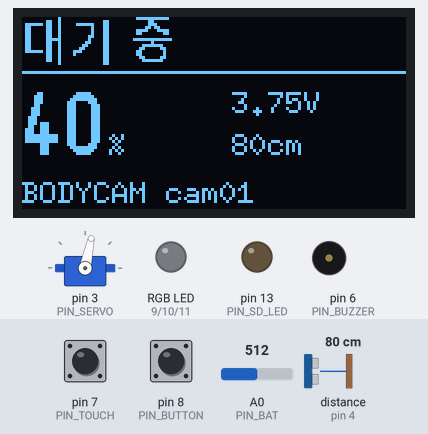
A sketch run on a simulated Arduino Uno, built with avr-gcc and run on an emulated ATmega328P. On the bench: 128×64 one-colour display, servo, an RGB LED mixed from three pins (HIGH = lit), output pins drawn as LEDs (lit = HIGH), buzzer (waves = sounding). Wiring (inferred from the names in the program): ultrasonic range finder: trigger pin 5; echo pin 4. Inputs (shaded band) come from the test bench; at power-on: pin 7 (PIN_TOUCH) LOW, pin 8 (PIN_BUTTON) LOW, A0 (PIN_BAT) = 512, distance to the obstacle (sensor on pin 4) 80 cm. The echo pulse lasts 58.3 µs per cm; pins used as bus, display or sensor lines are not drawn; what the sketch prints to the serial monitor is not drawn.

Above: at 1.27 s.
1.6 s: pin 7 (PIN_TOUCH) pulled HIGH for 0.45 s
At 2.41 s:
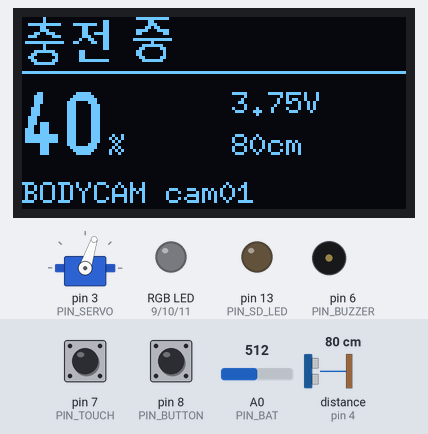
5.0 s: pin 7 (PIN_TOUCH) pulled HIGH for 1 s
At 5.82 s:
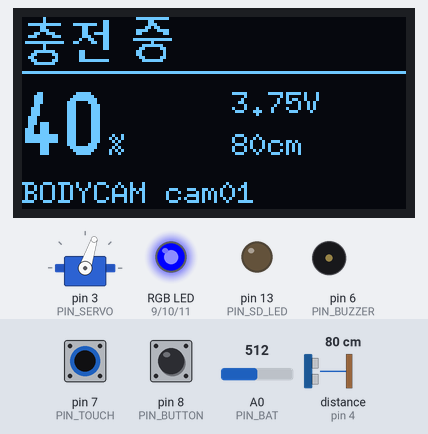
9.0 s: pin 8 (PIN_BUTTON) pulled HIGH for 0.45 s
At 10.1 s:
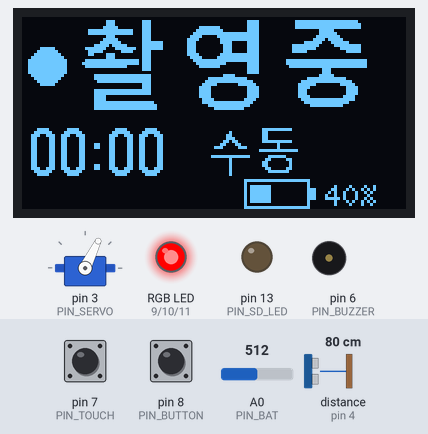
14.7 s: pin 8 (PIN_BUTTON) pulled HIGH for 0.45 s
At 15.25 s:
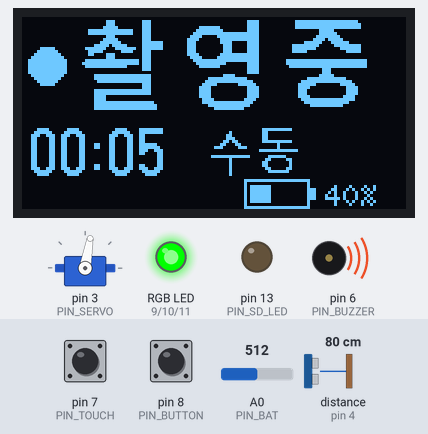
Timing chart, 0 to 17.7 s (numbered marks = the images above; inputs shaded):
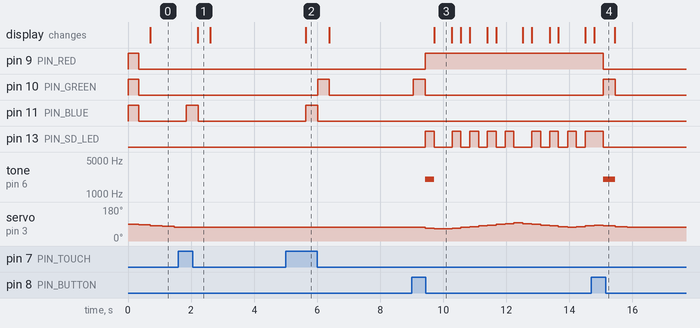

Measured:
- after the input at 1.6 s, pin 11 (PIN_BLUE): LOW → HIGH after 0.24 s, → LOW 0.39 s later; the display: changes after 0.61 s (image 1)
- after the input at 5.0 s, pin 11 (PIN_BLUE): LOW → HIGH after 0.64 s, → LOW 0.38 s later; the display: changes after 0.63 s (image 2)
- after the input at 9.0 s, pin 9 (PIN_RED): LOW → HIGH after 0.43 s; pin 10 (PIN_GREEN): goes on until 9.4 s, then stays LOW
- after the input at 14.7 s, pin 9 (PIN_RED): HIGH → LOW after 0.37 s; pin 10 (PIN_GREEN): LOW → HIGH after 0.37 s, → LOW 0.39 s later; pin 13 (PIN_SD_LED): goes on until 15.1 s, then stays LOW; tone on pin 6 (PIN_BUZZER): silent → 2000 Hz after 0.37 s, → silent 0.39 s later
- what the display in image 3 shows lasts 0.6 s, from 9.7 s to 10.3 s

The sketch:

mini_bodycam_v3.ino
```cpp
/*
  미니 바디캠 v3 (코딩어레이 키트 연습용)

  v3 추가: OLED 화면에 "촬영중", 녹화 시간, 배터리, 거리 표시
  - 라이브러리 매니저에서 "U8g2" (olikraus) 설치 필요
  - OLED는 A4(SDA), A5(SCL)를 쓰므로 써미스터(A4), 불꽃 센서(A5)의 DIP 스위치는 OFF
  - 같은 폴더에 hangul.h 파일이 있어야 합니다

  v1 기능: 버튼 녹화, 상태 LED, 부저 알림, 배터리(슬라이드), 충전(터치)
  v2 추가:
  - 초음파 센서: 사람이 30cm 안으로 1초 이상 다가오면 자동으로 녹화 시작,
                 멀어진 뒤 10초가 지나면 자동 종료 (실제 바디캠의 "자동 녹화 트리거" 개념)
                 버튼으로 시작한 녹화는 버튼으로만 끈다
  - 서보모터: 평상시에는 배터리 게이지 바늘 (0도 = 0%, 180도 = 100%)
              녹화 중에는 좌우로 천천히 회전 (카메라 회전대 흉내)

  [핀]
  버튼 D8, 터치 D7, 부저 D6, RGB D9 D10 D11, Red LED D13, 슬라이드 A0
  초음파 Trig D5 (보내기), Echo D4 (받기)
  서보 D3
*/

#include <Servo.h>
#include <U8g2lib.h>
#include <Wire.h>
#include "hangul.h"

// ---- OLED 화면 ----
// 화면이 안 나오거나 글자가 옆으로 2칸 밀려 보이면 아래 줄 대신 SH1106 줄을 쓰세요
U8G2_SSD1306_128X64_NONAME_1_HW_I2C oled(U8G2_R0, U8X8_PIN_NONE);
// U8G2_SH1106_128X64_NONAME_1_HW_I2C oled(U8G2_R0, U8X8_PIN_NONE);
// 화면이 거꾸로 보이면 U8G2_R0 을 U8G2_R2 로 바꾸세요

// ---- 핀 번호 ----
const int PIN_BUTTON = 8;
const int PIN_TOUCH  = 7;
const int PIN_BUZZER = 6;
const int PIN_RED    = 9;
const int PIN_GREEN  = 10;
const int PIN_BLUE   = 11;
const int PIN_SD_LED = 13;
const int PIN_BAT    = A0;
const int PIN_SERVO  = 3;
const int PIN_TRIG   = 5;          // 초음파 보내기
const int PIN_ECHO   = 4;          // 초음파 받기

// ---- 설정 ----
const int LOW_BATTERY    = 15;     // %
const int APPROACH_CM    = 30;     // 이 거리 안으로 오면 "다가옴"
const unsigned long APPROACH_MS = 1000;   // 이만큼 머물러야 자동 녹화 (지나가는 것 무시)
const unsigned long LEAVE_MS    = 10000;  // 멀어진 뒤 이만큼 지나면 자동 종료

// ---- 상태 ----
bool recording = false;
bool autoRec = false;              // 초음파로 자동 시작한 녹화인지
bool charging = false;
int batteryPct = 100;
float batteryV = 0;
unsigned long recStart = 0;
int distanceCm = -1;               // -1 = 측정 안 됨
Servo servo;

// ---------------------------------------------------------------- LED
void led(bool r, bool g, bool b) {
  digitalWrite(PIN_RED, r);
  digitalWrite(PIN_GREEN, g);
  digitalWrite(PIN_BLUE, b);
}

void updateLed() {
  unsigned long t = millis();
  if (recording && autoRec)   led(1, 0, (t / 300) % 2);      // 자동 녹화: 빨강 + 보라 번갈아
  else if (recording)         led(1, 0, 0);                  // 버튼 녹화: 빨강 켜짐
  else if (charging)          led(0, 0, (t / 500) % 2);      // 충전 중: 파랑 깜빡임
  else if (batteryPct <= LOW_BATTERY) led((t / 150) % 2, 0, 0);  // 배터리 부족
  else                        led(0, (t % 3000) < 300, 0);   // 평상시: 초록 잠깐
  digitalWrite(PIN_SD_LED, recording && (t / 250) % 2);
}

// ---------------------------------------------------------------- 부저
int beepPattern = 0;               // 1 = 시작, 2 = 종료, 3 = 자동 시작 (짧게 3번)
unsigned long beepStart = 0;

void beep(int pattern) { beepPattern = pattern; beepStart = millis(); }

void updateBeep() {
  unsigned long t = millis() - beepStart;
  bool on = false;
  if (beepPattern == 1) on = t < 150;
  if (beepPattern == 2) on = t < 120 || (t > 250 && t < 370);
  if (beepPattern == 3) on = (t < 80) || (t > 160 && t < 240) || (t > 320 && t < 400);
  if (on) tone(PIN_BUZZER, beepPattern == 3 ? 2600 : 2000); else noTone(PIN_BUZZER);
  if (beepPattern && t > 600) beepPattern = 0;
}

// ---------------------------------------------------------------- 녹화
void startRecord(bool byAuto) {
  recording = true;
  autoRec = byAuto;
  recStart = millis();
  beep(byAuto ? 3 : 1);
  if (byAuto) Serial.println(F(">>> 자동 녹화 시작 (누군가 다가옴)"));
  else Serial.println(F(">>> 녹화 시작 (버튼)"));
}

void stopRecord(const char* why) {
  recording = false;
  autoRec = false;
  beep(2);
  Serial.print(F(">>> 녹화 종료 ("));
  Serial.print(why);
  Serial.print(F("), 녹화 시간 "));
  Serial.print((millis() - recStart) / 1000);
  Serial.println(F("초"));
}

void checkButton() {
  static bool stable = LOW, lastRead = LOW;
  static unsigned long changedAt = 0, lastToggle = 0;
  bool v = digitalRead(PIN_BUTTON);
  if (v != lastRead) { lastRead = v; changedAt = millis(); }
  if (millis() - changedAt > 40 && v != stable) {
    stable = v;
    if (stable == HIGH && millis() - lastToggle > 1500) {
      lastToggle = millis();
      if (recording) stopRecord("버튼");
      else startRecord(false);
    }
  }
}

// ---------------------------------------------------------------- 초음파 센서
// trig 핀으로 10us 신호를 보내고, echo 핀에 돌아온 시간으로 거리를 잰다
// 소리는 1cm 가는 데 약 29us, 왕복이므로 58로 나눈다
int measureCm() {
  digitalWrite(PIN_TRIG, LOW);
  delayMicroseconds(3);
  digitalWrite(PIN_TRIG, HIGH);
  delayMicroseconds(10);
  digitalWrite(PIN_TRIG, LOW);
  unsigned long us = pulseIn(PIN_ECHO, HIGH, 25000UL);   // 최대 25ms 기다림 (약 4m)
  if (us == 0) return -1;                                // 반사가 안 돌아옴
  return us / 58;
}

void updateDistance() {
  static unsigned long lastMeasure = 0, nearSince = 0, farSince = 0;
  if (millis() - lastMeasure < 100) return;
  lastMeasure = millis();
  distanceCm = measureCm();
  bool near = distanceCm > 0 && distanceCm < APPROACH_CM;

  if (near) {
    farSince = 0;
    if (!nearSince) nearSince = millis();
    if (!recording && millis() - nearSince > APPROACH_MS) startRecord(true);
  } else {
    nearSince = 0;
    if (!farSince) farSince = millis();
    if (recording && autoRec && millis() - farSince > LEAVE_MS) stopRecord("자동: 멀어짐");
  }
}

// ---------------------------------------------------------------- 서보모터
void updateServo() {
  static unsigned long last = 0;
  static int angle = 90;
  if (millis() - last < 30) return;
  last = millis();
  int target;
  if (recording) {
    // 녹화 중: 4초에 한 번 왕복하며 좌우 회전 (30도 ~ 150도)
    unsigned long t = (millis() - recStart) % 4000;
    target = t < 2000 ? map(t, 0, 2000, 30, 150) : map(t, 2000, 4000, 150, 30);
  } else {
    target = map(batteryPct, 0, 100, 0, 180);       // 배터리 게이지
  }
  // 한 번에 최대 4도씩만 움직여서 덜컹거리지 않게
  if (target > angle + 4) angle += 4;
  else if (target < angle - 4) angle -= 4;
  else angle = target;
  servo.write(angle);
}

// ---------------------------------------------------------------- OLED 화면
void k16(int x, int y, const unsigned char* g) { oled.drawXBMP(x, y, 16, 16, g); }   // 작은 한글
void k32(int x, int y, const unsigned char* g) { oled.drawXBMP(x, y, 32, 32, g); }   // 큰 한글

void drawBattery(int x, int y) {                  // 작은 배터리 그림 + %
  oled.drawFrame(x, y, 22, 10);
  oled.drawBox(x + 22, y + 3, 2, 4);
  oled.drawBox(x + 2, y + 2, map(batteryPct, 0, 100, 0, 18), 6);
  oled.setFont(u8g2_font_6x10_tr);
  oled.setCursor(x + 27, y + 9);
  oled.print(batteryPct);
  oled.print('%');
}

void drawScreen() {
  unsigned long t = millis();
  if (recording) {
    // ● 촬영중 (크게), 녹화 시간, 자동/수동
    if ((t / 500) % 2) oled.drawDisc(8, 16, 6);                 // 깜빡이는 빨간 점 대신 동그라미
    k32(18, 0, K32_CHAL); k32(52, 0, K32_YEONG); k32(86, 0, K32_JUNG);
    unsigned long sec = (t - recStart) / 1000;
    char buf[8];
    snprintf(buf, sizeof(buf), "%02lu:%02lu", sec / 60, sec % 60);
    oled.setFont(u8g2_font_logisoso16_tn);
    oled.drawStr(2, 53, buf);
    if (autoRec) { k16(62, 37, K16_JA); k16(78, 37, K16_DONG); }
    else         { k16(62, 37, K16_SU); k16(78, 37, K16_DONG); }
    drawBattery(74, 54);
  } else {
    // 상태 제목
    if (charging)      { k16(0, 0, K16_CHUNG); k16(16, 0, K16_JEON); k16(36, 0, K16_JUNG); }
    else if (batteryPct <= LOW_BATTERY) { k16(0, 0, K16_BAE); k16(16, 0, K16_TEO); k16(32, 0, K16_RI);
                                          k16(52, 0, K16_BU); k16(68, 0, K16_JOK); }
    else               { k16(0, 0, K16_DAE); k16(16, 0, K16_GI); k16(36, 0, K16_JUNG); }
    oled.drawHLine(0, 18, 128);
    // 배터리 크게
    char buf[6];
    snprintf(buf, sizeof(buf), "%d", batteryPct);
    oled.setFont(u8g2_font_logisoso20_tn);
    oled.drawStr(0, 46, buf);
    int w = oled.getStrWidth(buf);                // 숫자 폭만큼 오른쪽에 % 붙이기
    oled.setFont(u8g2_font_6x10_tr);
    oled.drawStr(w + 3, 46, "%");
    oled.setCursor(70, 32); oled.print(batteryV, 2); oled.print('V');
    // 거리
    oled.setCursor(70, 46);
    if (distanceCm > 0) { oled.print(distanceCm); oled.print(F("cm")); }
    else oled.print(F("--"));
    oled.drawStr(0, 62, "BODYCAM cam01");
  }
}

void updateScreen() {
  static unsigned long last = 0;
  if (millis() - last < 250) return;              // 0.25초마다 다시 그림
  last = millis();
  oled.firstPage();                               // 메모리를 아끼려고 8조각으로 나눠 그림
  do { drawScreen(); } while (oled.nextPage());
}

// ---------------------------------------------------------------- 배터리 / 충전
int voltToPercent(float v) {
  const float tbl[][2] = {{4.20, 100}, {4.10, 90}, {4.00, 80}, {3.90, 65}, {3.80, 50},
                          {3.70, 30}, {3.60, 15}, {3.50, 7}, {3.30, 0}};
  if (v >= tbl[0][0]) return 100;
  for (int i = 1; i < 9; i++)
    if (v >= tbl[i][0])
      return tbl[i][1] + (v - tbl[i][0]) / (tbl[i - 1][0] - tbl[i][0]) * (tbl[i - 1][1] - tbl[i][1]);
  return 0;
}

void readPower() {
  static unsigned long last = 0;
  if (millis() - last < 200) return;
  last = millis();
  batteryV = 3.3 + analogRead(PIN_BAT) * (4.2 - 3.3) / 1023.0;
  batteryPct = voltToPercent(batteryV);
  charging = digitalRead(PIN_TOUCH) == HIGH;
}

// ---------------------------------------------------------------- 상태 보고
void report() {
  static unsigned long last = 0;
  if (millis() - last < 2000) return;
  last = millis();
  const char* mode = recording ? (autoRec ? "auto_recording" : "recording") : charging ? "charging" : "buffering";
  Serial.print(F("{\"battery\":")); Serial.print(batteryPct);
  Serial.print(F(",\"volt\":"));     Serial.print(batteryV, 2);
  Serial.print(F(",\"charging\":")); Serial.print(charging ? F("true") : F("false"));
  Serial.print(F(",\"distance\":")); Serial.print(distanceCm);
  Serial.print(F(",\"mode\":\""));   Serial.print(mode);
  Serial.println(F("\"}"));
}

// ----------------------------------------------------------------
void setup() {
  Serial.begin(9600);
  pinMode(PIN_BUTTON, INPUT);
  pinMode(PIN_TOUCH, INPUT);
  pinMode(PIN_RED, OUTPUT);
  pinMode(PIN_GREEN, OUTPUT);
  pinMode(PIN_BLUE, OUTPUT);
  pinMode(PIN_SD_LED, OUTPUT);
  pinMode(PIN_TRIG, OUTPUT);
  pinMode(PIN_ECHO, INPUT);
  led(1, 1, 1);                     // 부팅 중: 흰색
  Serial.println(F("미니 바디캠 v3 시작"));
  oled.begin();
  oled.setBusClock(400000);        // I2C 빠르게

  servo.attach(PIN_SERVO);
  servo.write(90);
  delay(300);
}

void loop() {
  checkButton();
  readPower();
  updateDistance();
  updateServo();
  updateLed();
  updateBeep();
  updateScreen();
  report();
}
```

Source omitted: hangul.h (data table, 6300 bytes)
